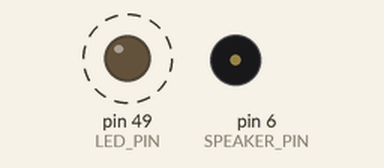
Simulated run of this sketch. Board: Arduino Mega 2560, built with avr-gcc and run on an emulated ATmega2560. Parts: output pins drawn as LEDs (lit = HIGH), buzzer (waves = sounding). Dashed ring = blinking.

Above: at 0.78 s.
At 10.04 s:
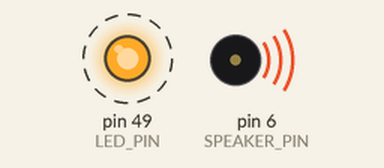
Timing chart, 0 to 10.4 s (numbered marks = the images above):
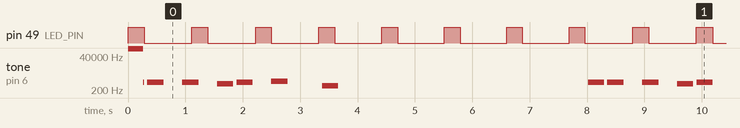

Measured:
- by itself, pin 49 (LED_PIN): alternates HIGH for 0.27 s and LOW for 0.82 s
- by itself, tone on pin 6 (SPEAKER_PIN): plays 125000 Hz for 0.26 s, 658 Hz for 0.02 s, 658 Hz for 0.28 s, 658 Hz for 0.28 s, 521 Hz for 0.28 s, 658 Hz for 0.28 s … (117 notes in this stretch)

The sketch:

Lab3-RR-1.ino
```cpp
/**
 * @file Lab3_DDS-1.ino
 * @author Anna Mai (2165101)
 * @author Paria Naghavi (1441396)
 * @date 28-July-2023
 * @brief UW ECE 474 Lab 3 Assignment
 *
 * A Round Robin Scheduler that runs 2 tasks simultaneously:
 * - Flashing an LED on for 250ms and off for 750ms
 * - Playing the intro to the Super Mario Bros. theme song repeatedly, with 4 seconds of silence between each play
 */

/**
 * @def LED_DDR
 * @brief This macro defines the DDR corresponding to the LED pin.
 */
#define LED_DDR   DDRL
/**
 * @def LED_PORT
 * @brief This macro defines the Port Register corresponding to the LED pin.
 */
#define LED_PORT  PORTL
/**
 * @def LED_PIN
 * @brief The pin number (49) the LED is connected to as represented by the Arduino hardware.
 */
#define LED_PIN   PL0 // pin 49


/**
 * @def SPEAKER_DDR
 * @brief This macro defines the DDR corresponding to the Speaker pin.
 */
#define SPEAKER_DDR  DDRH
/**
 * @def SPEAKER_DDR
 * @brief This macro defines the Port Register corresponding to the Speaker pin.
 */
#define SPEAKER_PORT PORTH
/**
 * @def SPEAKER_DDR
 * @brief The pin number (6) the LED is connected to as represented by the Arduino hardware.
 */
#define SPEAKER_PIN  PH3 // pin 6

/**
 * @def E
 * @brief The frequency (in Hz) to play for the note E5.
 */
#define E 659
/**
 * @def C
 * @brief The frequency (in Hz) to play for the note C5.
 */
#define C 523
/**
 * @def G
 * @brief The frequency (in Hz) to play for the note G5.
 */
#define G 784
/**
 * @def g
 * @brief The frequency (in Hz) to play for the note G4.
 */
#define g 392
/**
 * @def R
 * @brief The frequency (in Hz) to play during a rest.
 */
#define R 0

/**
 * @brief Timer Counter.
 *
 * Stores how long (in ms) it has been since the program started running.
 * Is used to implement time-based functionalities in the program.
 */
unsigned long timerCounter = 0; // Initialize the timerCounter

/**
 * @brief Initializes pins and timers during setup.
 */
void setup() {
  // Set LED pins as outputs on the corresponding DDR
  bit_set(LED_DDR, LED_PIN);
  bit_set(SPEAKER_DDR, SPEAKER_PIN);

  // Set Waveform Generation bits (WGM) to Fast PWM mode to timer 4
  TCCR4A = (1 << WGM41) | (1 << WGM40);
  TCCR4B = (1 << WGM43) | (1 << WGM42);

  // Set Output Compare A (OC4A) for toggling on compare match
  TCCR4A |= (1 << COM4A0);

  // Set Timer/Counter4 prescaler to 64 (desired frequency range)
  TCCR4B |= (1 << CS41) | (1 << CS40);
}

/**
 * @brief Controls the execution of tasks by going through them in order repeatedly.
 */
void loop() {
  while (1) {
    // Call the flashExternalLED + playSpeaker function
    flashExternalLED();
    playSpeaker();
    // Increment the timerCounter
    timerCounter++;
    delay(1); // 1ms delay
  }
}

/**
 * @brief Flashes the LED connected to pin 49 on for 250ms and off for 750ms
 */
void flashExternalLED() {
  const int onInterval = 250;
  int interval = 1000;   // Total interval (1s)

  // Calculate the remainder of the division of timerCounter by interval to determine when to turn the LED on or off.
  if (timerCounter % interval <= onInterval) {
    bit_set(LED_PORT, LED_PIN); // Turn the LED on
  } else {
    bit_clear(LED_PORT, LED_PIN); // Turn the LED off
  }
}

/**
 * @brief Cycles through a melody array and returns the next frequency to play.
 * @return The frequency (in Hz) of the next note to be played in the melody.
 */
int songCycle() {
  // Melody and beats arrays represent the notes and their durations
  int melody[] = {E, R, E, R, R, E, R, R, C, R, E, R, R, G, R, R, R, g, R};
  int beats[]  = {5, 1, 5, 1, 5, 5, 1, 5, 5, 1, 5, 1, 5, 5, 1, 5, 5, 5, 80};
  int melodyLength = sizeof(melody) / sizeof(melody[0]);

  // Static variables for keeping track of the current note and time since a note started playing
  static long currentTime = timerCounter;
  static int noteIndex;

  // Calculate the duration of the current note in milliseconds
  int noteDuration = 50 * beats[noteIndex];

  // Retrieve the frequency of the next note to be played
  int freq = melody[noteIndex];

  // Play the note for its specified duration
  // If the elapsed time since the last note is greater than or equal to the duration,
  // move to the next note and update the current time
  if (timerCounter - currentTime >= noteDuration) {
    noteIndex = (noteIndex + 1) % melodyLength;
    currentTime = timerCounter;
  }
  return freq; // Return the frequency of the next note to be played
}

/**
 * @brief Plays a theme from a song and introduces a sleep interval of 4s between plays.
 */
void playSpeaker() {
  // extract freq from songCycle
  int freq = songCycle();
  //Check if the frequency is 0 (rest) or a valid musical note
  if (freq == 0) {
  // If the frequency is 0 (rest), set OCR4A to 0 to produce silence (no sound)
    OCR4A = 0;
  } else {
  // If the frequency is a valid musical note, calculates the value of OCR4A  based on the frequency.
  // OCR4A controls the output frequency of the speaker
    OCR4A = (F_CPU / (64UL * freq)) / 2; //The value of OCR4A is set according to the frequency returned from speakerCycle()
  }
}

/**
 * @brief Set a bit to 1 in the given register at the specified bit position.
 * @param[in, out] reg The register in which the bit is to be set to 1.
 * @param[in] bit The bit position (0 to 7) to set to 1 in the register.
 */
void bit_set(volatile uint8_t& reg, uint8_t bit) {
  reg |= (1 << bit);
}

/**
 * @brief Set a bit to 0 in the given register at the specified bit position.
 * @param[in, out] reg The register in which the bit is to be set to 0.
 * @param[in] bit The bit position (0 to 7) to set to 0 in the register.
 */
void bit_clear(volatile uint8_t& reg, uint8_t bit) {
  reg &= ~(1 << bit);
}
```
